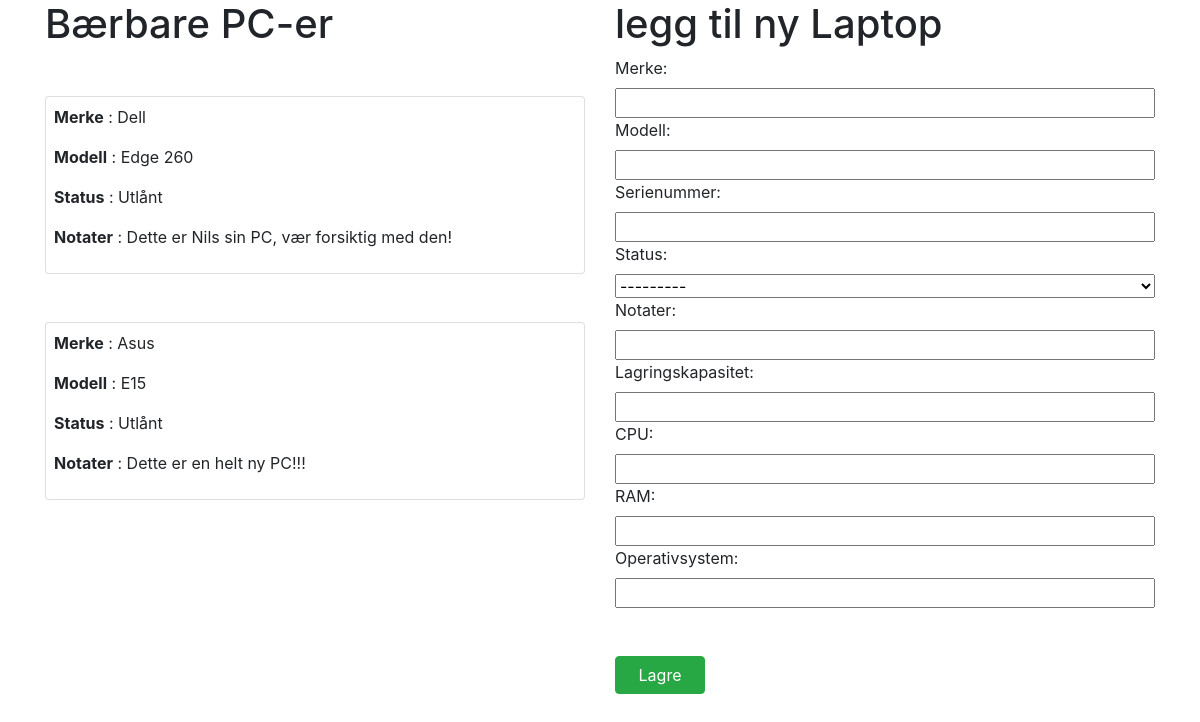
The page / on the database its author committed.
### nettside/models.py (models this page shows, shortened)
class Laptop(models.Model):
    merke = models.CharField(max_length=20)
    modell = models.CharField(max_length=20)
    serienummer = models.IntegerField()
    status_choices = (
        ("ut", "Utlånt"),
        ("iut", "Ikke utlånt")
    )
    status = models.CharField(max_length=12, choices=status_choices)
    notater = models.CharField(max_length=1000, blank=True, null=True)
    lagringskapasitet = models.IntegerField()
    CPU = models.CharField(max_length=100)
    RAM = models.CharField(max_length=100)
    operativsystem = models.CharField(max_length=100)

### nettside/views.py (the view)
# urls.py: path("", home_view)
def home_view(request):
    form = LaptopForm()
    if request.method == "POST":
        form = LaptopForm(request.POST)
        if form.is_valid():
            form.save()
            form = LaptopForm()
    return render(request, "index.html", {"laptops" : Laptop.objects.all(), "form" : form}) # SELECT * FROM Laptop

### nettside/forms.py
class LaptopForm(forms.ModelForm):
    class Meta:
        model = Laptop
        fields = "__all__"

### nettside/templates/index.html (shortened to what this page needs)
{% load static %}
<link rel="stylesheet" href="https://cdn.jsdelivr.net/npm/bootstrap@4.0.0/dist/css/bootstrap.min.css">
<div class="container">
    <div class="row">
        <div class="col-6">
            <h1 class="mb-5">Bærbare PC-er</h1>
            <div class="list">
                {% for laptop in laptops %}
                    <div class="col p-2 d-flex flex-column justify-content-between card mb-5" onclick="showSelf({{forloop.counter}})">
                        <p><strong>Merke</strong> : {{laptop.merke}}</p>
                        <p><strong>Modell</strong> : {{laptop.modell}}</p>
                        <p><strong>Status</strong> : {{laptop.get_status_display}}</p>
                        {% if laptop.notater != None %}
                            <p><strong>Notater</strong> : {{laptop.notater}}</p>
                        {% else %}
                        <p><strong>Notater</strong> : Ingen notater. </p>
                        {% endif %}
                    </div>
                {% endfor %}
            </div>
        </div>
        <div class="col-6">
            <form action="" method="POST" class="d-flex flex-column">
                <h1>legg til ny Laptop</h1>
                    {{form}}
                <button class="btn btn-success col-2 mt-5" onclick="this.form.submit()">Lagre</button>
            </form>
        </div>
    </div>
</div>

### nettside/templates/index.html (style rules this page uses)
.list { max-height: 550px !important; overflow: auto; }

### rows shown on the page
Laptop: merke "Dell", modell "Edge 260", status "Utlånt", notater "Dette er Nils sin PC, vær forsiktig med den!"
Laptop: merke "Asus", modell "E15", status "Utlånt", notater "Dette er en helt ny PC!!!"
